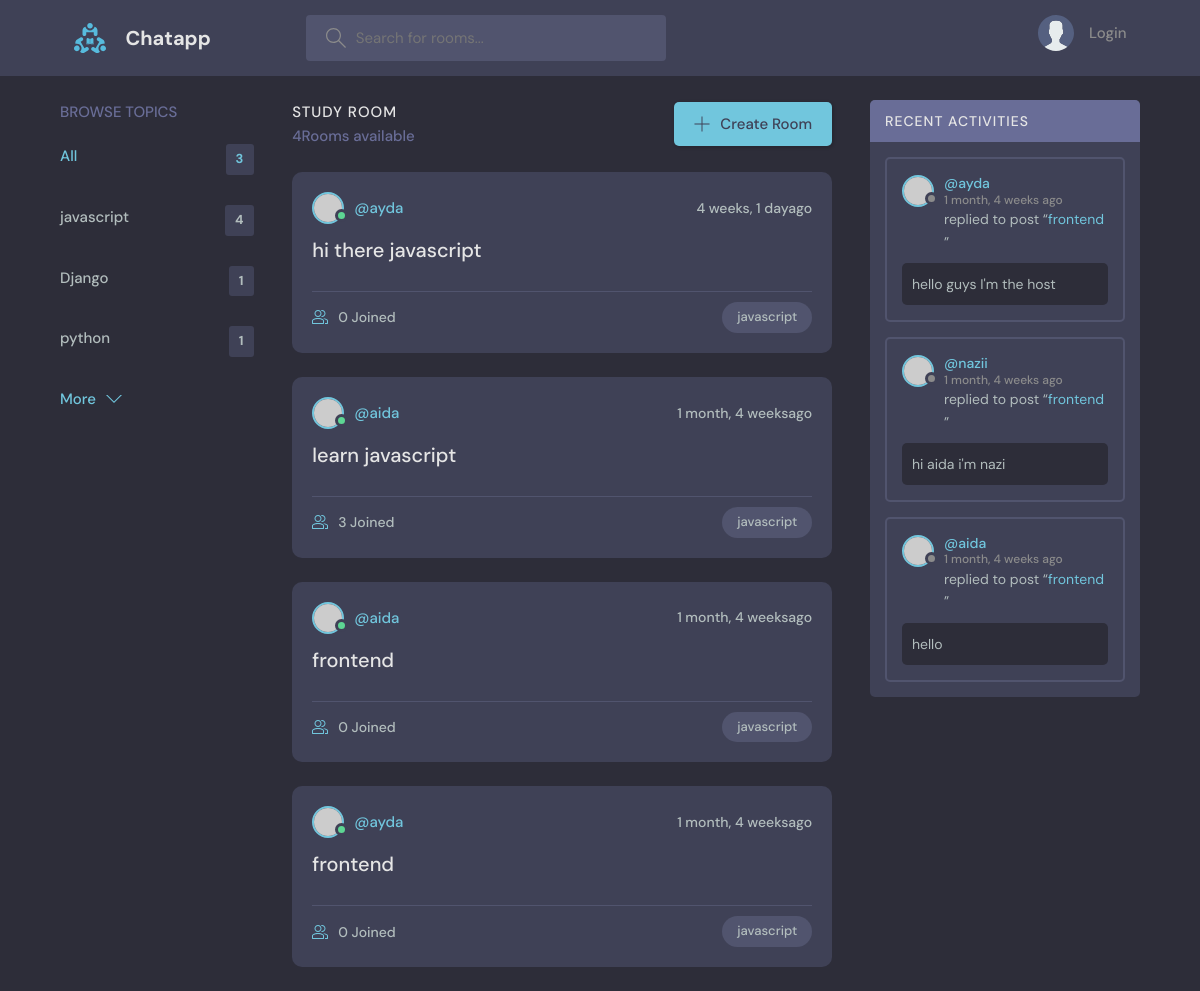
/?q=javascript, run on the app's committed database.
### base/models.py (models this page shows, shortened)
class Topic(models.Model):
    name=models.CharField(max_length=200)

class Room(models.Model):
    host=models.ForeignKey(User,on_delete=models.SET_NULL,null=True)
    topic=models.ForeignKey(Topic, on_delete=models.SET_NULL,null=True)
    name=models.CharField(max_length=300)
    description=models.TextField(null=True,blank=True)
    participants=models.ManyToManyField(User,related_name='paricipants',blank=True)
    updated=models.DateTimeField(auto_now=True)
    created=models.DateTimeField(auto_now_add=True)
    class Meta:
        ordering=['-updated','-created']
    def __str__(self):
        return self.name

class Message(models.Model):
    user=models.ForeignKey(User, on_delete=models.CASCADE)
    room=models.ForeignKey(Room,on_delete=models.CASCADE)
    body=models.TextField()
    updated=models.DateTimeField(auto_now=True)
    created=models.DateTimeField(auto_now_add=True)
    class Meta:
        ordering=['-updated','-created']
    def __str__(self):
        return self.body[0:50]

### base/views.py (the view)
# urls.py: path('',views.home, name='home'),
def home(request):
    q= request.GET.get('q') if request.GET.get('q') !=None else ''
    rooms=Room.objects.filter(Q(topic__name__icontains=q)| Q(name__icontains=q)| Q(description__icontains=q))
    topics=Topic.objects.all()
    rooms_count=rooms.count()
    room_messages=Message.objects.filter(Q(room__topic__name__icontains=q))
    context={'rooms':rooms,'topics':topics,'rooms_count':rooms_count ,'room_messages':room_messages}
    return render(request,'base/index.html',context)

### base/templates/base/index.html (shortened to what this page needs)
{% extends 'main.html'%}
   {% block content%}
    <main class="layout layout--3">
      <div class="container">
        {% include 'base/topics_component.html'%}
        <div class="roomList">
          <div class="roomList__header">
            <div>
              <h2>Study Room</h2>
              <p> {{rooms_count}}Rooms available</p>
            </div>
            <a class="btn btn--main" href="{% url 'createRoom'%}">
              <svg version="1.1" xmlns="http://www.w3.org/2000/svg" width="32" height="32" viewBox="0 0 32 32">
                <title>add</title>
                <path
                  d="M16.943 0.943h-1.885v14.115h-14.115v1.885h14.115v14.115h1.885v-14.115h14.115v-1.885h-14.115v-14.115z"
                ></path>
              </svg>
              Create Room
            </a>
          </div>
          {% include 'base/feed_component.html'%}
        </div>
        {% include 'base/activity_component.html'%}
      </div>
    </main>
    {% endblock content %}

### base/templates/base/topics_component.html
<div class="topics">
  <div class="topics__header">
    <h2>Browse Topics</h2>
  </div>
  <ul class="topics__list">
    <li>
      <a href="{% url 'home'%}" class="active">All <span>{{topics.count}}</span></a>
    </li>
    {% for topic in topics%}
    <li>
      <a href="{% url 'home'%}?q={{topic.name}}">{{topic.name}} <span>{{topic.room_set.all.count}}</span></a>
    </li>
    {% endfor%}
  </ul>
  <a class="btn btn--link" href="topics.html">
    More
    <svg version="1.1" xmlns="http://www.w3.org/2000/svg" width="32" height="32" viewBox="0 0 32 32">
      <title>chevron-down</title>
      <path d="M16 21l-13-13h-3l16 16 16-16h-3l-13 13z"></path>
    </svg>
  </a>
</div>

### base/templates/base/feed_component.html (shortened to what this page needs)
{% for room in rooms%}
<div class="roomListRoom">
  <div class="roomListRoom__header">
    <a href="{% url 'userProfile' room.host.id %}" class="roomListRoom__author">
      <div class="avatar avatar--small active">
        <img src="https://randomuser.me/api/portraits/men/11.jpg" />
      </div>
      <span>@{{room.host.username}}</span>
    </a>
    <div class="roomListRoom__actions">
      <span>{{room.created|timesince}}ago</span>
    </div>
  </div>
  <div class="roomListRoom__content">
    <a href="{% url 'room' room.id %}">{{room.name}}</a>
  </div>
  <div class="roomListRoom__meta">
    <a href="{% url 'room' room.id %}" class="roomListRoom__joined">
     {{room.participants.all.count}} Joined
    </a>
    <p class="roomListRoom__topic">{{room.topic.name}}</p>
  </div>
</div>
{% endfor%}

### base/templates/base/activity_component.html (shortened to what this page needs)
 <div class="activities">
  <div class="activities__header">
    <h2>Recent Activities</h2>
  </div>
  {%for message in room_messages %}
  <div class="activities__box">
    <div class="activities__boxHeader roomListRoom__header">
      <a href="{% url 'userProfile' message.user.id %}" class="roomListRoom__author">
        <div class="avatar avatar--small">
          <img src="https://randomuser.me/api/portraits/women/11.jpg" />
        </div>
        <p>
          @{{message.user}}
          <span>{{message.created|timesince}} ago</span>
        </p>
      </a>
    </div>
    <div class="activities__boxContent">
      <p>replied to post “<a href="{% url 'room' message.room.id %}">{{message.room}}</a>”</p>
      <div class="activities__boxRoomContent">
        {{message}}
        </div>
    </div>
  </div>
  {% endfor %}
</div>

### data on the page
Topic: name "javascript", room_set.all.count "4"
Topic: name "Django", room_set.all.count "1"
Topic: name "python", room_set.all.count "1"
Room: host.username "ayda", created "4 weeks, 1 day", name "hi there javascript", participants.all.count "0", topic.name "javascript"
Room: host.username "aida", created "1 month, 4 weeks", name "learn javascript", participants.all.count "3", topic.name "javascript"
Room: host.username "aida", created "1 month, 4 weeks", name "frontend", participants.all.count "0", topic.name "javascript"
Room: host.username "ayda", created "1 month, 4 weeks", name "frontend", participants.all.count "0", topic.name "javascript"
Message: user "ayda", created "1 month, 4 weeks", room "frontend", body "hello guys I'm the host"
Message: user "nazii", created "1 month, 4 weeks", room "frontend", body "hi aida i'm nazi"
Message: user "aida", created "1 month, 4 weeks", room "frontend", body "hello"

### other printed values
{{ topics.count }} "3"
{{ rooms_count }} "4"
